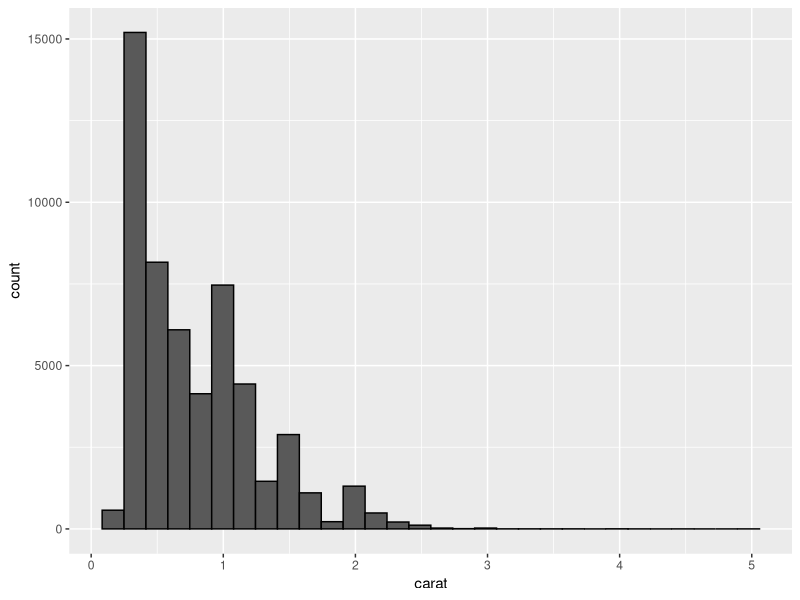
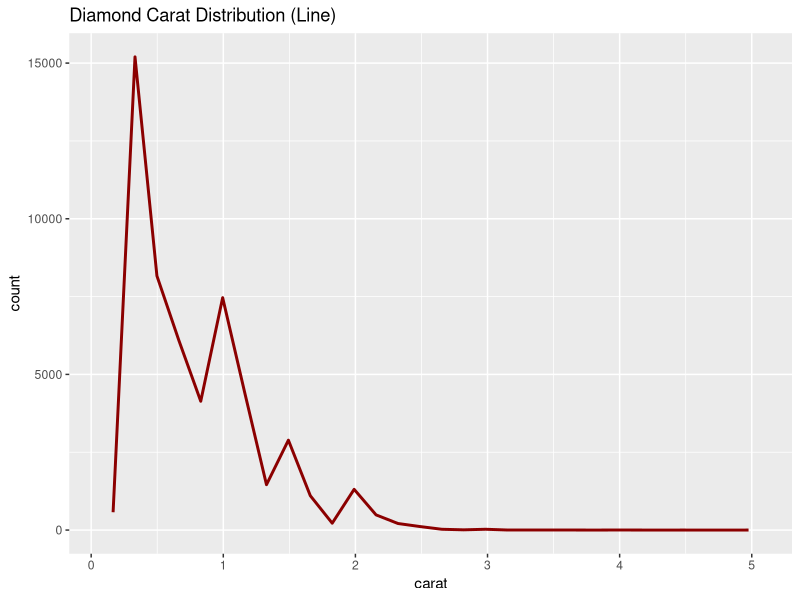
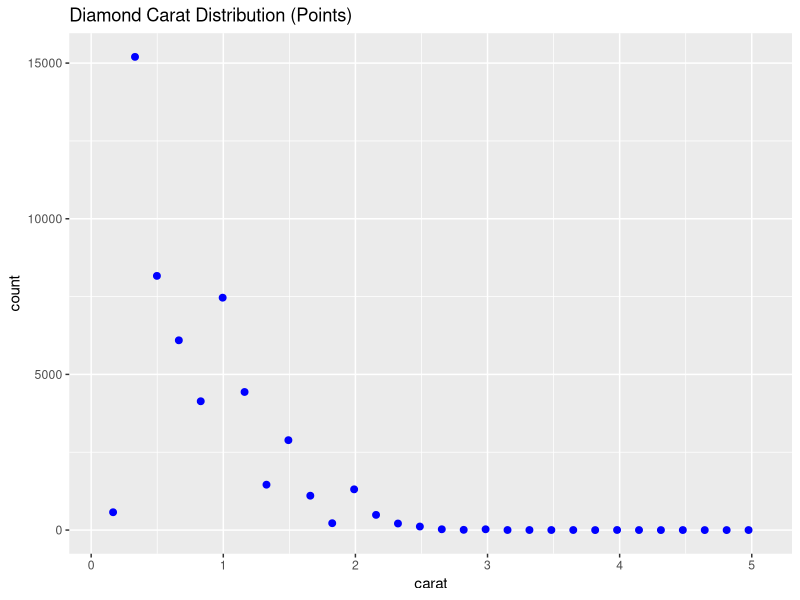
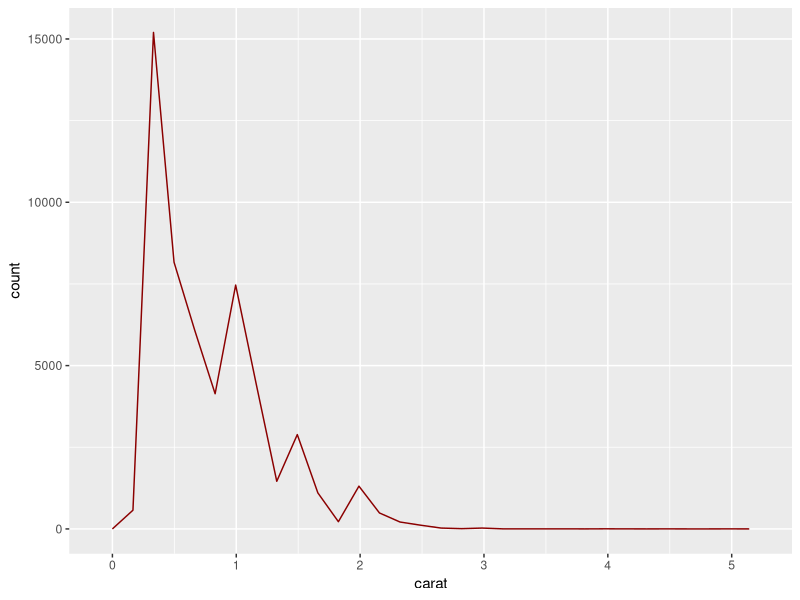
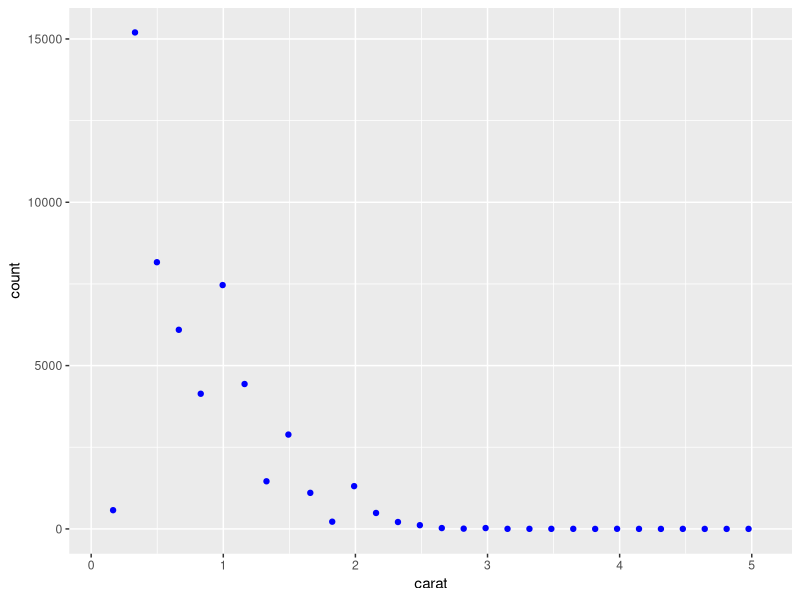
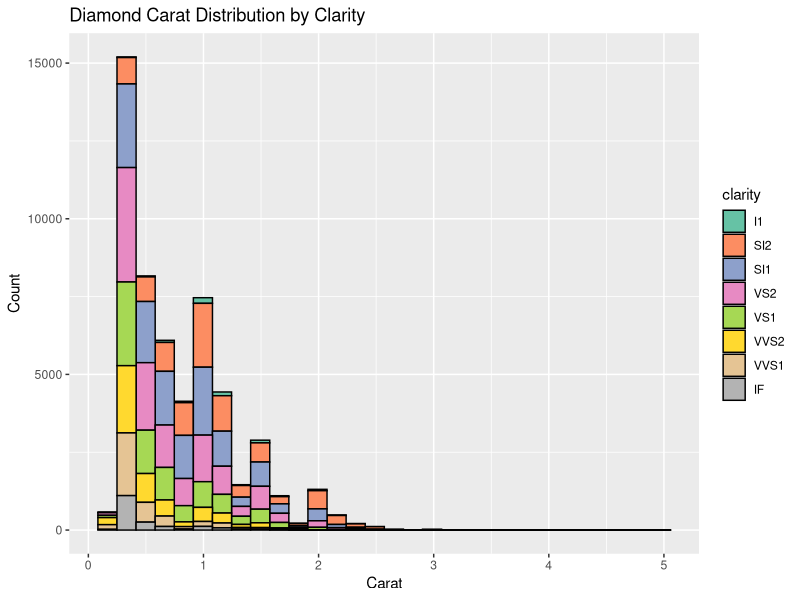
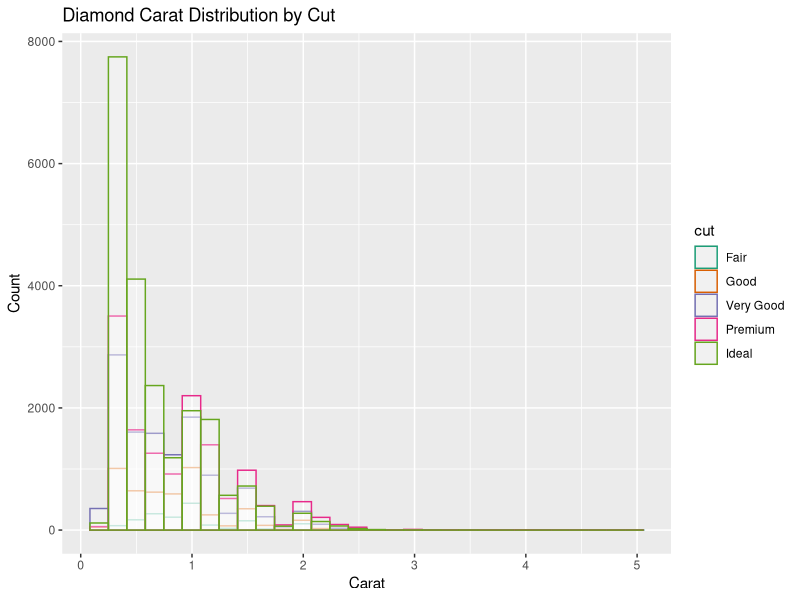
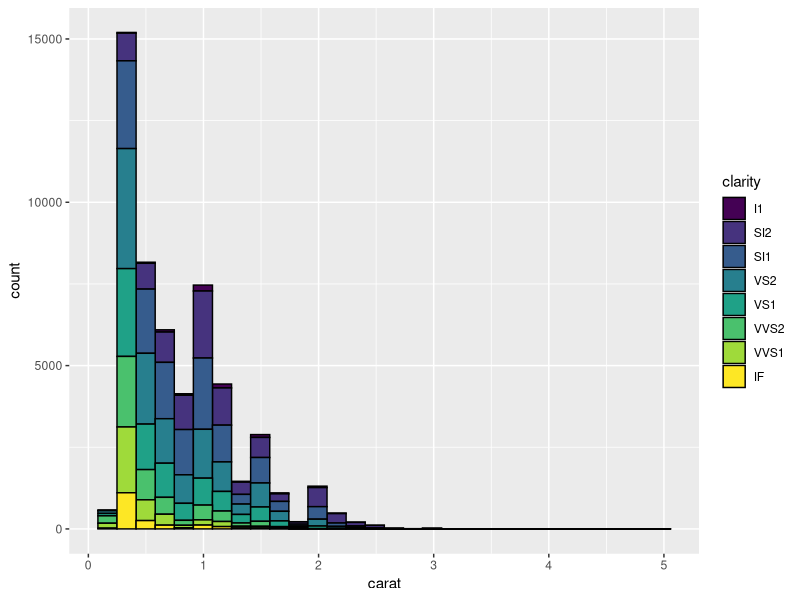

Generate these figures, in order, with R:
## Loading the dataset

install.packages("ggplot2")
library(ggplot2)

data(diamonds)      
head(diamonds)    

#### NUM 1

p <- ggplot() + geom_histogram(aes(x = carat), data = diamonds)
p$layers

ggplot() + 
  layer(
    geom = "bar",  # histograms in ggplot2 use the "bar" geom with stat_bin
    stat = "bin",  # stat_bin is used for histograms
    position = "identity",
    data = diamonds,
    mapping = aes(x = carat),
    params = list(
      na.rm = FALSE,
      bins = 30,       # default bin count
      color = "black", # default outline color
      fill = "gray35"  # default fill color
    )
  ) +
  scale_x_continuous() +  # default x-axis scale
  scale_y_continuous()    # default y-axis scale


#### NUM 2

#Frequency Polygon
ggplot() +
  layer(
    geom = "line",      # Changed from "bar" to "line"
    stat = "bin",       # Still using stat_bin for binning
    position = "identity",
    data = diamonds,
    mapping = aes(x = carat, y = after_stat(count)),  # Explicitly map y to count
    params = list(
      na.rm = FALSE,
      bins = 30,
      color = "darkred",  # Line color
      linewidth = 1       # Line thickness
    )
  ) +
  labs(title = "Diamond Carat Distribution (Line)") +
  scale_x_continuous() +
  scale_y_continuous()

#Binned Scatterplot
ggplot() +
  layer(
    geom = "point",     # Changed from "bar" to "point"
    stat = "bin",       # Still binning
    position = "identity",
    data = diamonds,
    mapping = aes(x = carat, y = after_stat(count)),  # y = count per bin
    params = list(
      na.rm = FALSE,
      bins = 30,
      color = "blue",    # Point color
      size = 2           # Point size
    )
  ) +
  labs(title = "Diamond Carat Distribution (Points)") +
  scale_x_continuous() +
  scale_y_continuous()

# Line version (frequency polygon)
ggplot(diamonds, aes(x = carat)) + 
  geom_freqpoly(bins = 30, color = "darkred")

# Point version (binned scatter)
ggplot(diamonds, aes(x = carat)) + 
  stat_bin(aes(y = after_stat(count)), geom = "point", bins = 30, color = "blue")


#### NUM 3

# Stackbars
ggplot() +
  layer(
    geom = "bar",
    stat = "bin",
    position = "stack",  # Default for fill grouping
    data = diamonds,
    mapping = aes(
      x = carat,         # Binned by carat
      fill = clarity     # Fill color by clarity
    ),
    params = list(
      na.rm = FALSE,
      bins = 30,
      color = "black"    # Outline color of bars
    )
  ) +
  labs(
    title = "Diamond Carat Distribution by Clarity",
    x = "Carat",
    y = "Count"
  ) +
  scale_fill_brewer(palette = "Set2")  # Optional: Use a color palette

#Outline color
ggplot() +
  layer(
    geom = "bar",
    stat = "bin",
    position = "identity",  # Overlapping bars (use alpha for visibility)
    data = diamonds,
    mapping = aes(
      x = carat,
      color = cut          # Outline color by cut
    ),
    params = list(
      na.rm = FALSE,
      bins = 30,
      fill = "white",      # Fill bars with white
      alpha = 0.3          # Semi-transparent to see overlaps
    )
  ) +
  labs(
    title = "Diamond Carat Distribution by Cut",
    x = "Carat",
    y = "Count"
  ) +
  scale_color_brewer(palette = "Dark2")  # Outline color palette

# Stacked bars (fill = clarity)
ggplot(diamonds, aes(x = carat, fill = clarity)) +
  geom_histogram(bins = 30, color = "black")

# Outlined bars (color = cut)
ggplot(diamonds, aes(x = carat, color = cut)) +
  geom_histogram(bins = 30, fill = "white", alpha = 0.3)


#### NUM 4

# Histogram with `position = "dodge"`
ggplot() +
  layer(
    geom = "bar",
    stat = "bin",
    position = "dodge",  # Changed from "stack" to "dodge"
    data = diamonds,
    mapping = aes(
      x = carat,
      fill = clarity      # Fill by clarity (categorical)
    ),
    params = list(
      na.rm = FALSE,
      bins = 30,
      color = "black",    # Outline color
      width = 0.8        # Adjust bar width for dodging
    )
  ) +
  labs(
    title = "Diamond Carat Distribution by Clarity (Dodged Bars)",
    x = "Carat",
    y = "Count"
  ) +
  scale_fill_brewer(palette = "Set2")

ggplot(diamonds, aes(x = carat, fill = clarity)) +
  geom_histogram(
    bins = 30,
    position = "dodge",  # Side-by-side bars
    color = "black",
    width = 0.8
  )
